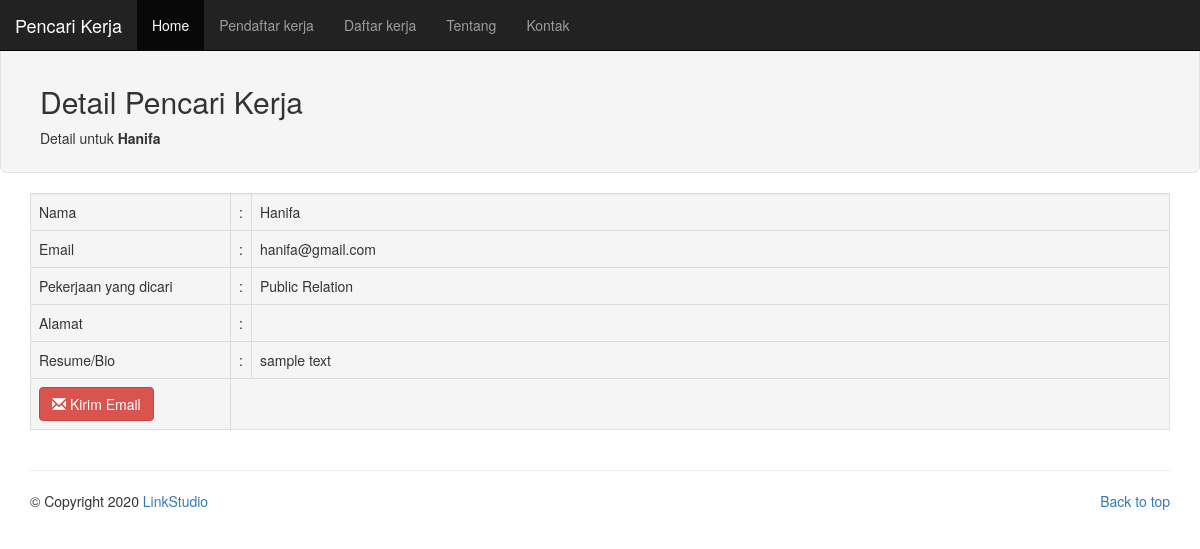
The app's page /index.php/pendaftarkerja/detail/2 with its own data.
### tables this page shows
CREATE TABLE IF NOT EXISTS `pendaftar` (
  `id` int(11) NOT NULL AUTO_INCREMENT,
  `nama` varchar(255) NOT NULL,
  `email` varchar(255) NOT NULL,
  `alamat` text NOT NULL,
  `pekerjaan` text NOT NULL,
  `resume` longtext NOT NULL,
  PRIMARY KEY (`id`)
);

### application/controllers/Pendaftarkerja.php (called while the page is built, shortened)
<?php
class Pendaftarkerja extends CI_Controller {
	public function detail($id = 0) {
		$this->load->model("pendaftar");
		$data = array (
			'pendaftar' => $this->pendaftar->detail($id)
		);
		$data["pendaftar"] = $data["pendaftar"][0];
		$this->load->view("template/header");
		$this->load->view("detailpendaftar", $data);
		$this->load->view("template/footer");
	}
}

### index.php (called while the page is built, shortened)
<?php
require_once BASEPATH.'core/CodeIgniter.php';

### application/models/pendaftar.php (called while the page is built, shortened)
<?php
class Pendaftar extends CI_Model {
	public function detail($id) {
		$this->db->where("id", $id);
		return $this->db->get("pendaftar")->result();
	}
}

### application/views/detailpendaftar.php (the view)
<div class="well well-lg">
	<div class="container">
		<h2>Detail Pencari Kerja</h2>
		<span>Detail untuk <b><?php echo $pendaftar->nama ?></b></span>
	</div>
</div>
<div class="container">
	<table class="well table table-bordered">
		<tr>
			<td width="200">Nama</td>
			<td width="1">:</td>
			<td> <?php echo $pendaftar->nama; ?></td>
		</tr>
		<tr>
			<td>Email</td>
			<td width="1">:</td>
			<td> <?php echo $pendaftar->email; ?></td>
		</tr>
		<tr>
			<td>Pekerjaan yang dicari</td>
			<td width="1">:</td>
			<td> <?php echo $pendaftar->pekerjaan; ?></td>
		</tr>
		<tr>
			<td>Alamat</td>
			<td width="1">:</td>
			<td> <?php echo $pendaftar->alamat; ?></td>
		</tr>
		<tr>
			<td>Resume/Bio</td>
			<td width="1">:</td>
			<td> <?php echo $pendaftar->resume; ?></td>
		</tr>
		<tr>
			<td>
				<a href="mailto:<?php echo $pendaftar->email; ?>" class="btn btn-danger">
					<i class="glyphicon glyphicon-envelope"></i>
					Kirim Email
				</a>
			</td>
		</tr>
	</table>
</div>

### records on screen
pendaftar: nama "Hanifa", email "hanifa@gmail.com", pekerjaan "Public Relation", resume "sample text"
